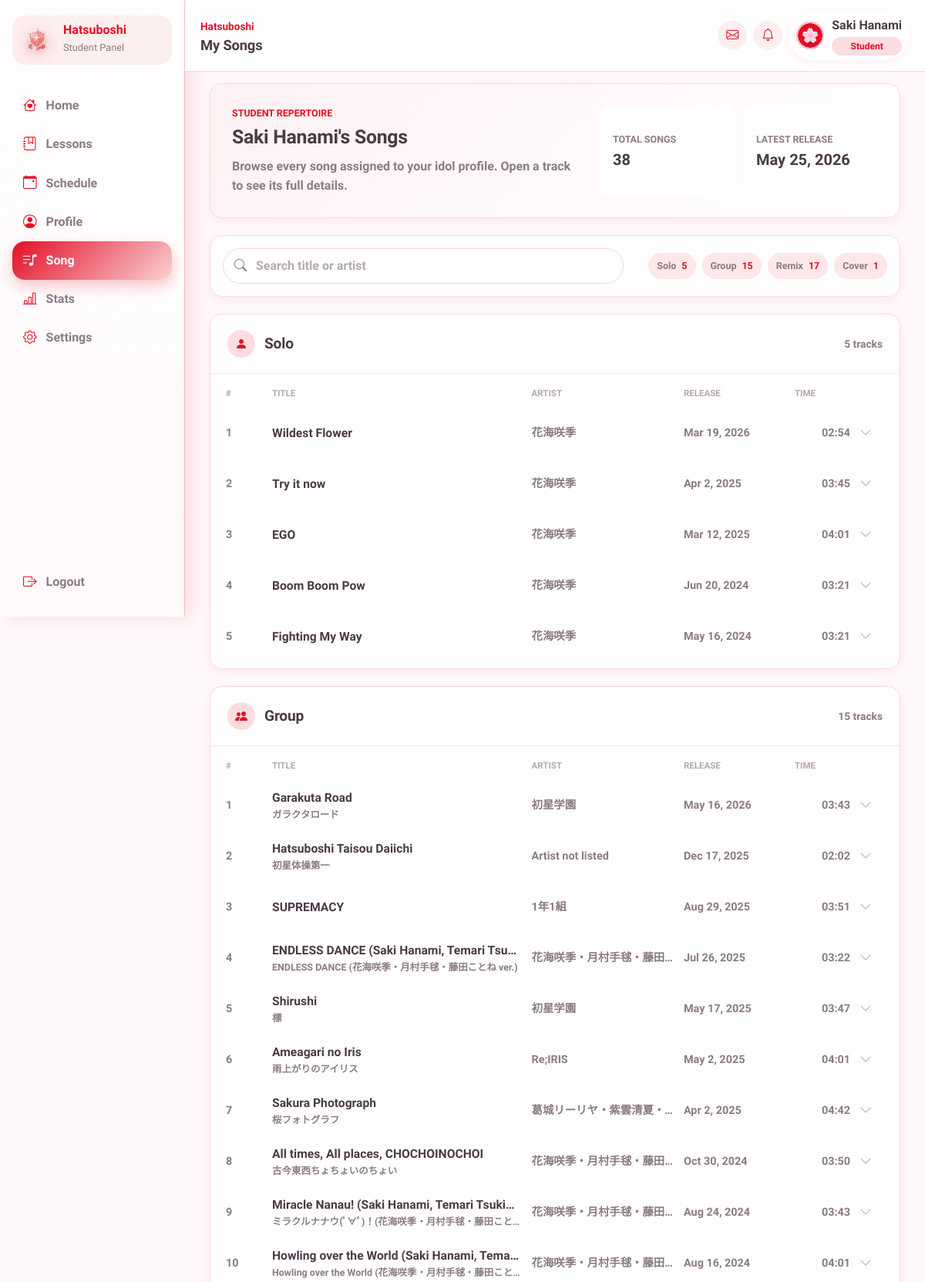
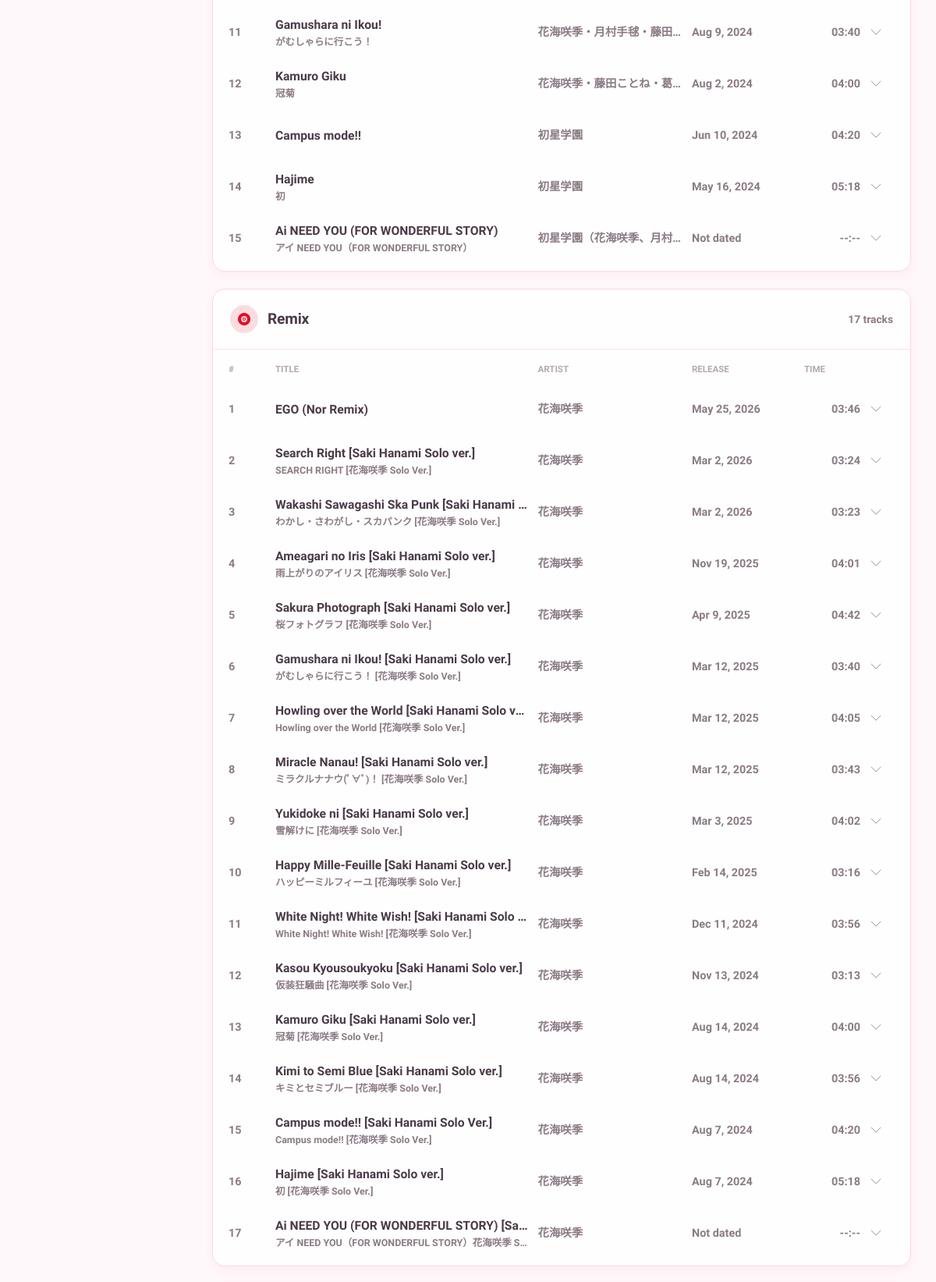
Screenshot of /student/song.php (signed in, upper part) with the database file from the repository (2 pictures, top to bottom).
### tables this page shows
CREATE TABLE `students` (
  `id` int(11) NOT NULL,
  `user_id` int(11) NOT NULL,
  `name` varchar(100) NOT NULL,
  `name_jp` varchar(100) DEFAULT NULL,
  `birthday` date DEFAULT NULL,
  `zodiac` varchar(30) DEFAULT NULL,
  `blood_type` char(2) DEFAULT NULL,
  `height` int(11) DEFAULT NULL,
  `weight` int(11) DEFAULT NULL,
  `three_size` varchar(20) DEFAULT NULL,
  `hometown` varchar(50) DEFAULT NULL,
  `hobbies` text DEFAULT NULL,
  `special_skill` text DEFAULT NULL,
  `school_year` varchar(20) DEFAULT NULL,
  `rank` varchar(10) NOT NULL DEFAULT 'Debut',
  `vocal` int(11) NOT NULL DEFAULT 0,
  `dance` int(11) NOT NULL DEFAULT 0,
  `visual` int(11) NOT NULL DEFAULT 0,
  `bio` text DEFAULT NULL,
  `theme_primary_color` varchar(20) DEFAULT NULL,
  `theme_secondary_color` varchar(20) NOT NULL,
  `producer_id` int(11) DEFAULT NULL,
  `created_at` datetime NOT NULL DEFAULT current_timestamp(),
  `updated_at` datetime NOT NULL DEFAULT current_timestamp() ON UPDATE current_timestamp()
);

CREATE TABLE `songs` (
  `id` int(11) NOT NULL,
  `title` varchar(150) NOT NULL,
  `title_jp` varchar(150) DEFAULT NULL,
  `artist` varchar(150) DEFAULT NULL,
  `duration` time DEFAULT NULL,
  `release_date` date DEFAULT NULL,
  `song_type` enum('Solo','Group','Remix','Cover') NOT NULL DEFAULT 'Group',
  `notes` text DEFAULT NULL,
  `created_by` int(11) DEFAULT NULL,
  `created_at` datetime NOT NULL DEFAULT current_timestamp(),
  `updated_at` datetime NOT NULL DEFAULT current_timestamp() ON UPDATE current_timestamp()
);

CREATE TABLE `student_songs` (
  `id` int(11) NOT NULL,
  `student_id` int(11) NOT NULL,
  `song_id` int(11) NOT NULL,
  `added_by` int(11) DEFAULT NULL,
  `added_at` datetime NOT NULL DEFAULT current_timestamp()
);

### student/song.php (the view, shortened to what this page needs)
<?php
require_once '../config/database.php';
function e(?string $value): string
{
    return htmlspecialchars($value ?? '', ENT_QUOTES, 'UTF-8');
}
function format_song_duration(?string $duration): string
{
    if (!$duration) {
        return '--:--';
    }
    $parts = explode(':', $duration);
    return sprintf('%02d:%02d', (int) $parts[1], (int) $parts[2]);
}
function format_song_date(?string $date): string
{
    if (!$date) {
        return 'Not dated';
    }
    return date('M j, Y', strtotime($date));
}
$stmt = $pdo->prepare(
    'SELECT
        id,
        name,
        theme_primary_color,
        theme_secondary_color
     FROM students
     WHERE user_id = ?
     LIMIT 1'
);
$stmt->execute([$_SESSION['id']]);
$student = $stmt->fetch();
$song_stmt = $pdo->prepare(
    'SELECT
        so.id,
        so.title,
        so.title_jp,
        so.artist,
        so.duration,
        so.release_date,
        so.song_type,
        so.notes,
        ss.added_at
     FROM student_songs ss
     INNER JOIN songs so ON so.id = ss.song_id
     WHERE ss.student_id = ?
     ORDER BY
        FIELD(so.song_type, "Solo", "Group", "Remix", "Cover"),
        so.release_date IS NULL,
        so.release_date DESC,
        so.title ASC'
);
$song_stmt->execute([$student['id']]);
$songs = $song_stmt->fetchAll();
$category_order = ['Solo', 'Group', 'Remix', 'Cover'];
$songs_by_category = array_fill_keys($category_order, []);
foreach ($songs as $song) {
    $category = $song['song_type'] ?: 'Group';
    $songs_by_category[$category][] = $song;
}
$category_icons = [
    'Solo' => 'bi-person-fill',
    'Group' => 'bi-people-fill',
    'Remix' => 'bi-vinyl-fill',
    'Cover' => 'bi-mic-fill',
];
$total_songs = count($songs);
$latest_release = null;
foreach ($songs as $song) {
    if ($song['release_date'] && (!$latest_release || $song['release_date'] > $latest_release)) {
        $latest_release = $song['release_date'];
    }
}
require_once '../includes/header.php';
require_once '../includes/sidebar.php';
?>
<main class="dashboard-main song-main">
    <section class="song-hero">
        <div>
            <p class="dashboard-eyebrow">Student Repertoire</p>
            <h2><?= e($student['name']) ?>'s Songs</h2>
            <p>
                Browse every song assigned to your idol profile. Open a track to see its full details.
            </p>
        </div>
        <div class="song-summary-grid">
            <div>
                <span>Total Songs</span>
                <strong><?= (int) $total_songs ?></strong>
            </div>
            <div>
                <span>Latest Release</span>
                <strong><?= e(format_song_date($latest_release)) ?></strong>
            </div>
        </div>
    </section>
    <section class="song-toolbar">
        <label class="song-search" for="songSearch">
            <i class="bi bi-search"></i>
            <input type="search" id="songSearch" placeholder="Search title or artist">
        </label>
        <div class="song-category-pills" aria-label="Song category counts">
            <?php foreach ($category_order as $category): ?>
                <?php if (!empty($songs_by_category[$category])): ?>
                    <span>
                        <?= e($category) ?>
                        <strong><?= count($songs_by_category[$category]) ?></strong>
                    </span>
                <?php endif; ?>
            <?php endforeach; ?>
        </div>
    </section>
    <?php if (empty($songs)): ?>
        <section class="empty-dashboard-state song-empty-state">
            <strong>No songs assigned yet</strong>
            <p>Your assigned songs will appear here after a producer adds them to your profile.</p>
        </section>
    <?php else: ?>
        <div class="song-library" id="songLibrary">
            <?php foreach ($category_order as $category): ?>
                <section class="song-category-section" data-song-category="<?= e($category) ?>">
                    <div class="song-category-heading">
                        <div>
                            <i class="bi <?= e($category_icons[$category] ?? 'bi-music-note-list') ?>"></i>
                            <h2><?= e($category) ?></h2>
                        </div>
                        <span><?= count($songs_by_category[$category]) ?> tracks</span>
                    </div>
                    <div class="song-list" role="list">
                        <div class="song-list-header" aria-hidden="true">
                            <span>#</span>
                            <span>Title</span>
                            <span>Artist</span>
                            <span>Release</span>
                            <span>Time</span>
                        </div>
                        <?php foreach ($songs_by_category[$category] as $index => $song): ?>
                            <?php
                            $collapse_id = 'songDetails' . (int) $song['id'];
                            $search_text = strtolower(
                                implode(' ', [
                                    $song['title'] ?? '',
                                    $song['title_jp'] ?? '',
                                    $song['artist'] ?? '',
                                    $song['song_type'] ?? '',
                                    $song['notes'] ?? '',
                                ])
                            );
                            ?>
                            <article class="song-track" data-song-search="<?= e($search_text) ?>" role="listitem">
                                <button
                                    class="song-track-button collapsed"
                                    type="button"
                                    data-bs-toggle="collapse"
                                    data-bs-target="#<?= e($collapse_id) ?>"
                                    aria-expanded="false"
                                    aria-controls="<?= e($collapse_id) ?>">
                                    <span class="song-track-number"><?= (int) ($index + 1) ?></span>
                                    <span class="song-track-title">
                                        <strong title="<?= e($song['title']) ?>"><?= e($song['title']) ?></strong>
                                        <?php if (!empty($song['title_jp']) && $song['title_jp'] !== $song['title']): ?>
                                            <small lang="ja" title="<?= e($song['title_jp']) ?>"><?= e($song['title_jp']) ?></small>
                                        <?php endif; ?>
                                    </span>
                                    <span class="song-track-artist"><?= e($song['artist'] ?: 'Unknown artist') ?></span>
                                    <span class="song-track-release"><?= e(format_song_date($song['release_date'])) ?></span>
                                    <span class="song-track-duration"><?= e(format_song_duration($song['duration'])) ?></span>
                                    <i class="bi bi-chevron-down song-track-chevron"></i>
                                </button>
                            </article>
                        <?php endforeach; ?>
                    </div>
                </section>
            <?php endforeach; ?>
        </div>
    <?php endif; ?>
</main>
<?php require_once '../includes/footer.php'; ?>

### assets/css/theme.css (style rules this page uses)
:root { --primary-pink: #FF6B9D; --primary-pink-light: #FFB3D1; --primary-pink-pale: #FFF0F5; --accent-gold: #FFD700; --vocal-color: #FF6B9D; --dance-color: #6BB6FF; --visual-color: #FFD454; --text-primary: #4A3B47; --text-secondary: #8B7B85; --text-muted: #B5A8B0; --bg-page: #FFF8FB; --bg-card: #FFFFFF; --bg-soft: #FFF0F5; --bg-overlay: rgba(255, 240, 245, 0.85); --success: #7DD87D; --warning: #FFAB54; --error: #FF6B6B; --info: #6BB6FF; --primary: var(--primary-pink); --secondary: var(--primary-pink-light); --shadow-soft: 0 4px 12px rgba(255, 107, 157, 0.10); --shadow-medium: 0 6px 20px rgba(255, 107, 157, 0.15); --shadow-strong: 0 10px 30px rgba(255, 107, 157, 0.20); --radius-sm: 8px; --radius-md: 16px; --radius-lg: 24px; --radius-pill: 9999px; --space-1: 4px; --space-2: 8px; --space-3: 12px; --space-4: 16px; --space-5: 24px; --space-6: 32px; --space-7: 48px; --transition: 0.2s ease; }
body { font-family: 'M PLUS Rounded 1c', 'Quicksand', sans-serif; background: var(--bg-page); color: var(--text-primary); line-height: 1.6; -webkit-font-smoothing: antialiased; -moz-osx-font-smoothing: grayscale; }
h1, h2, h3, h4, h5, h6 { font-family: 'M PLUS Rounded 1c', sans-serif; font-weight: 700; color: var(--text-primary); letter-spacing: -0.01em; }
h2 { font-size: 1.625rem; margin-bottom: var(--space-4); }

### assets/css/pages/dashboard.css (style rules this page uses)
.dashboard-main { margin-left: 240px; padding: 108px 32px 32px; }
.dashboard-eyebrow { margin: 0 0 6px; color: var(--primary); font-size: 0.78rem; font-weight: 800; letter-spacing: 0; text-transform: uppercase; }

### rows the page displays
students: name "Saki Hanami"
songs: release_date "May 25, 2026"
student_songs: song.title "Wildest Flower", song.artist "花海咲季", song.release_date "Mar 19, 2026", song.duration "02:54"
student_songs: song.title "Try it now", song.artist "花海咲季", song.release_date "Apr 2, 2025", song.duration "03:45"
student_songs: song.title "EGO", song.artist "花海咲季", song.release_date "Mar 12, 2025", song.duration "04:01"
student_songs: song.title "Boom Boom Pow", song.artist "花海咲季", song.release_date "Jun 20, 2024", song.duration "03:21"
student_songs: song.title "Fighting My Way", song.artist "花海咲季", song.release_date "May 16, 2024", song.duration "03:21"
student_songs: song.title "Garakuta Road", song.title_jp "ガラクタロード", song.artist "初星学園", song.release_date "May 16, 2026", song.duration "03:43"
student_songs: song.title "Hatsuboshi Taisou Daiichi", song.title_jp "初星体操第一", song.artist "Artist not listed", song.release_date "Dec 17, 2025", song.duration "02:02"
student_songs: song.title "SUPREMACY", song.artist "1年1組", song.release_date "Aug 29, 2025", song.duration "03:51"
student_songs: song.title "ENDLESS DANCE (Saki Hanami, Temari Tsu…", song.title_jp "ENDLESS DANCE (花海咲季・月村手毬・藤田ことね ver.)", song.artist "花海咲季・月村手毬・藤田…", song.release_date "Jul 26, 2025", song.duration "03:22"
student_songs: song.title "Shirushi", song.title_jp "標", song.artist "初星学園", song.release_date "May 17, 2025", song.duration "03:47"
student_songs: song.title "Ameagari no Iris", song.title_jp "雨上がりのアイリス", song.artist "Re;IRIS", song.release_date "May 2, 2025", song.duration "04:01"
student_songs: song.title "Sakura Photograph", song.title_jp "桜フォトグラフ", song.artist "葛城リーリヤ・紫雲清夏・…", song.release_date "Apr 2, 2025", song.duration "04:42"
student_songs: song.title "All times, All places, CHOCHOINOCHOI", song.title_jp "古今東西ちょちょいのちょい", song.artist "花海咲季・月村手毬・藤田…", song.release_date "Oct 30, 2024", song.duration "03:50"
student_songs: song.title "Miracle Nanau! (Saki Hanami, Temari Tsuki…", song.title_jp "ミラクルナナウ(ﾟ∀ﾟ)！(花海咲季・月村手毬・藤田こと…", song.artist "花海咲季・月村手毬・藤田…", song.release_date "Aug 24, 2024", song.duration "03:43"
student_songs: song.title "Howling over the World (Saki Hanami, Tema…", song.title_jp "Howling over the World (花海咲季・月村手毬・藤田こと…", song.artist "花海咲季・月村手毬・藤田…", song.release_date "Aug 16, 2024", song.duration "04:01"
student_songs: song.title "Gamushara ni Ikou!", song.title_jp "がむしゃらに行こう！", song.artist "花海咲季・月村手毬・藤田…", song.release_date "Aug 9, 2024", song.duration "03:40"
student_songs: song.title "Kamuro Giku", song.title_jp "冠菊", song.artist "花海咲季・藤田ことね・葛…", song.release_date "Aug 2, 2024", song.duration "04:00"
student_songs: song.title "Campus mode!!", song.artist "初星学園", song.release_date "Jun 10, 2024", song.duration "04:20"
student_songs: song.title "Hajime", song.title_jp "初", song.artist "初星学園", song.release_date "May 16, 2024", song.duration "05:18"
student_songs: song.title "Ai NEED YOU (FOR WONDERFUL STORY)", song.title_jp "アイ NEED YOU（FOR WONDERFUL STORY）", song.artist "初星学園（花海咲季、月村…", song.release_date "Not dated", song.duration "--:--"
student_songs: song.title "EGO (Nor Remix)", song.artist "花海咲季", song.release_date "May 25, 2026", song.duration "03:46"
student_songs: song.title "Search Right [Saki Hanami Solo ver.]", song.title_jp "SEARCH RIGHT [花海咲季 Solo Ver.]", song.artist "花海咲季", song.release_date "Mar 2, 2026", song.duration "03:24"
student_songs: song.title "Wakashi Sawagashi Ska Punk [Saki Hanami…", song.title_jp "わかし・さわがし・スカパンク [花海咲季 Solo Ver.]", song.artist "花海咲季", song.release_date "Mar 2, 2026", song.duration "03:23"
student_songs: song.title "Ameagari no Iris [Saki Hanami Solo ver.]", song.title_jp "雨上がりのアイリス [花海咲季 Solo Ver.]", song.artist "花海咲季", song.release_date "Nov 19, 2025", song.duration "04:01"
student_songs: song.title "Sakura Photograph [Saki Hanami Solo ver.]", song.title_jp "桜フォトグラフ [花海咲季 Solo Ver.]", song.artist "花海咲季", song.release_date "Apr 9, 2025", song.duration "04:42"
student_songs: song.title "Gamushara ni Ikou! [Saki Hanami Solo ver.]", song.title_jp "がむしゃらに行こう！ [花海咲季 Solo Ver.]", song.artist "花海咲季", song.release_date "Mar 12, 2025", song.duration "03:40"
student_songs: song.title "Howling over the World [Saki Hanami Solo v…", song.title_jp "Howling over the World [花海咲季 Solo Ver.]", song.artist "花海咲季", song.release_date "Mar 12, 2025", song.duration "04:05"
student_songs: song.title "Miracle Nanau! [Saki Hanami Solo ver.]", song.title_jp "ミラクルナナウ(ﾟ∀ﾟ)！ [花海咲季 Solo Ver.]", song.artist "花海咲季", song.release_date "Mar 12, 2025", song.duration "03:43"
student_songs: song.title "Yukidoke ni [Saki Hanami Solo ver.]", song.title_jp "雪解けに [花海咲季 Solo Ver.]", song.artist "花海咲季", song.release_date "Mar 3, 2025", song.duration "04:02"
student_songs: song.title "Happy Mille-Feuille [Saki Hanami Solo ver.]", song.title_jp "ハッピーミルフィーユ [花海咲季 Solo Ver.]", song.artist "花海咲季", song.release_date "Feb 14, 2025", song.duration "03:16"
student_songs: song.title "White Night! White Wish! [Saki Hanami Solo…", song.title_jp "White Night! White Wish! [花海咲季 Solo Ver.]", song.artist "花海咲季", song.release_date "Dec 11, 2024", song.duration "03:56"
student_songs: song.title "Kasou Kyousoukyoku [Saki Hanami Solo ver.]", song.title_jp "仮装狂騒曲 [花海咲季 Solo Ver.]", song.artist "花海咲季", song.release_date "Nov 13, 2024", song.duration "03:13"
student_songs: song.title "Kamuro Giku [Saki Hanami Solo ver.]", song.title_jp "冠菊 [花海咲季 Solo Ver.]", song.artist "花海咲季", song.release_date "Aug 14, 2024", song.duration "04:00"
student_songs: song.title "Kimi to Semi Blue [Saki Hanami Solo ver.]", song.title_jp "キミとセミブルー [花海咲季 Solo Ver.]", song.artist "花海咲季", song.release_date "Aug 14, 2024", song.duration "03:56"
student_songs: song.title "Campus mode!! [Saki Hanami Solo Ver.]", song.title_jp "Campus mode!! [花海咲季 Solo Ver.]", song.artist "花海咲季", song.release_date "Aug 7, 2024", song.duration "04:20"
student_songs: song.title "Hajime [Saki Hanami Solo ver.]", song.title_jp "初 [花海咲季 Solo Ver.]", song.artist "花海咲季", song.release_date "Aug 7, 2024", song.duration "05:18"
student_songs: song.title "Ai NEED YOU (FOR WONDERFUL STORY) [Sa…", song.title_jp "アイ NEED YOU（FOR WONDERFUL STORY）花海咲季 S…", song.artist "花海咲季", song.release_date "Not dated", song.duration "--:--"

### other values shown
$page_title "My Songs"
$username "Saki Hanami"
$role_label "Student"
$panel_label "Student Panel"
$item['label'] "Home"
$item['label'] "Lessons"
$item['label'] "Schedule"
$item['label'] "Profile"
$item['label'] "Song"
$item['label'] "Stats"
$item['label'] "Settings"
$total_songs "38"
$category "Solo"
count($songs_by_category[$category]) "5"
$category "Group"
